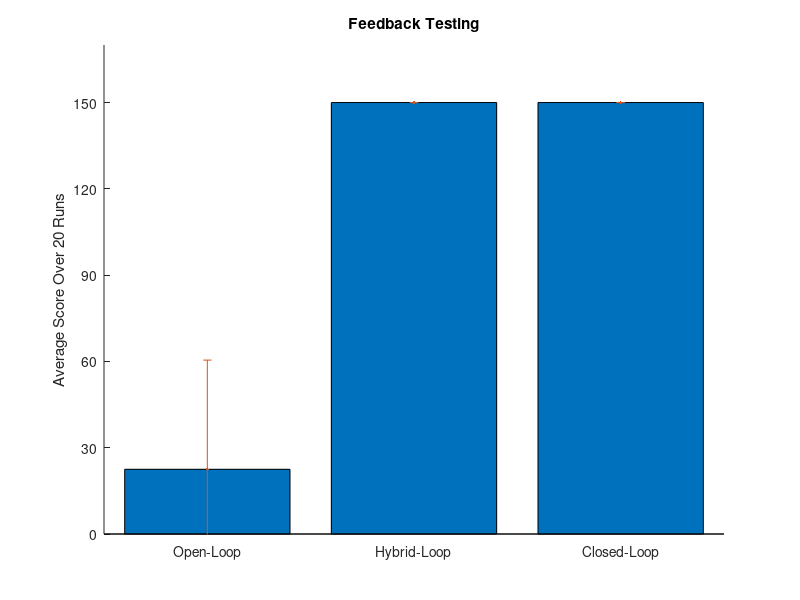

The MATLAB script that drew this image:
%loading all data from the twentyRun code
load("openLoopScore.mat");
load("hybridLoopScore.mat");
load("closedLoopScore.mat");

%initialize a matrix for the averages
average = zeros(3,1);

%assign the average of each run to an index of the average array
average(1) = mean(openLoopScore);
average(2) = mean(hybridLoopScore);
average(3) = mean(closedLoopScore);

%initialize a matrix for the standard deviations of each trial
deviation = zeros(3,1);

%assign the standard devaition to an index of the deviation array
deviation(1) = std(openLoopScore);
deviation(2) = std(hybridLoopScore);
deviation(3) = std(closedLoopScore);

%run ttest between Open vs Hybrid, Open vs Closed, and Hybrid vs Closed
[OvHdecision, OvHp] = ttest2(openLoopScore, hybridLoopScore);
[OvCdecision, OvCp] = ttest2(openLoopScore, closedLoopScore);
[HvCdecision, HvCp] = ttest2(hybridLoopScore, closedLoopScore);

figure(1);
hold on;

%plot bar plot of averages
bar(average);
%add standard deviation bars
errorbar(average,deviation,'.');
%add labels
XTickLabels={'Open-Loop'; 'Hybrid-Loop'; 'Closed-Loop'};
%position of labels
XTick=1:1:3;

set(gca, 'XTick',XTick);
set(gca, 'XTickLabel', XTickLabels);
title('Feedback Testing');
ylabel('Average Score Over 20 Runs');
yticks([0 30 60 90 120 150]);
set(gca, 'YLim', [0, 170])
